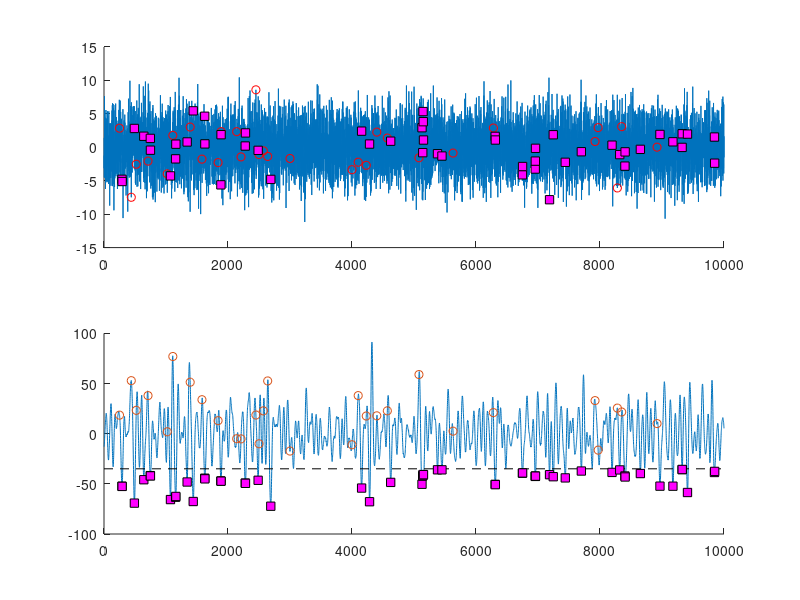
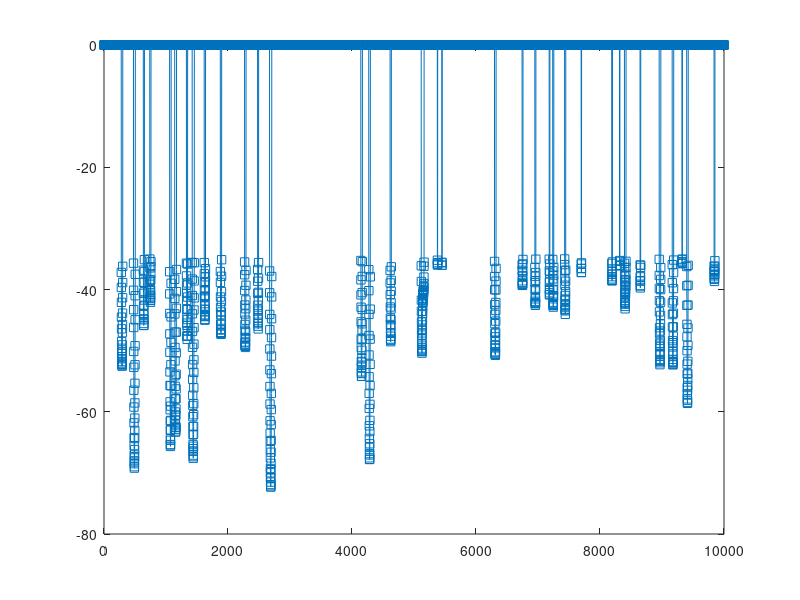
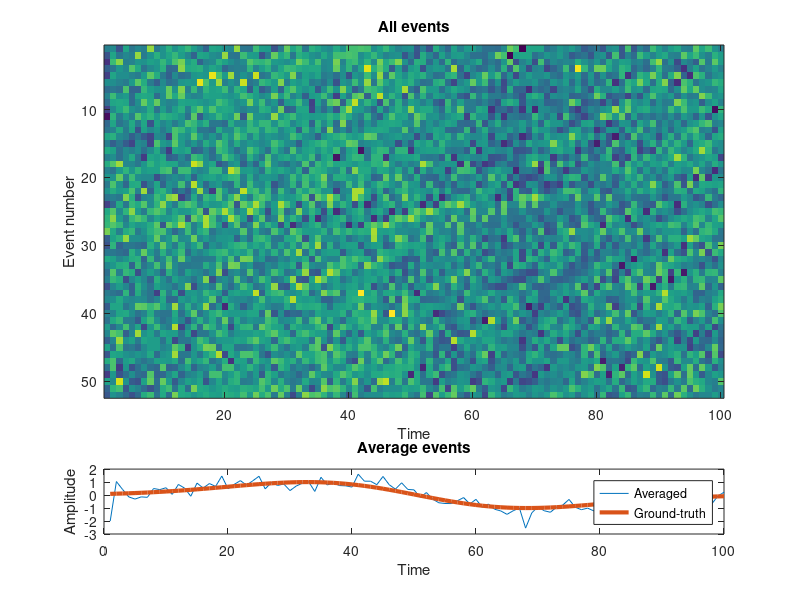

MATLAB code to generate these figures, in order:
%% Feature detection
% Wavelet convolution for feature extraction
%% Simulate data 
% Total number of time points
N = 10000;

% Create event (derivative of Gaussian)
k = 100; % duration of event in time points
event = diff(exp( -linspace(-2,2,k+1).^2 ));
event = event./max(event); % normalize to max=1

% Event onset times
Nevents = 30;
onsettimes = randperm(N/10-k);
onsettimes = onsettimes(1:Nevents)*10;

% Put event into data
data = zeros(1,N);
for ei=1:Nevents
    data(onsettimes(ei):onsettimes(ei)+k-1) = event;
end

% Add noise
data = data + 3*randn(size(data));

% Plot data
figure(1), clf
subplot(211), hold on
plot(data)
plot(onsettimes,data(onsettimes),'ro')

%% Convolve with event (as template)
% Convolution
convres = conv(data,event,'same');

% Plot the convolution result and ground-truth event onsets
subplot(212), hold on
plot(convres)
plot(onsettimes,convres(onsettimes),'o')

%% Find a threshold
% Histogram of all data values
figure(2), clf
hist(convres,N/20)

% Pick a threshold based on histogram and visual inspection
thresh = -35;

% Plot the threshold
figure(1)
subplot(212)
plot(get(gca,'xlim'),[1 1]*thresh,'k--')

% Find local minima
thresh_ts = convres;
thresh_ts(thresh_ts>thresh) = 0;

% Let's see what it looks like...
figure(2), clf
plot(thresh_ts,'s-')

% Find local minima
localmin = find(diff(sign(diff( thresh_ts )))>0)+1;

% Plot local minima on top of the plot
figure(1)
% Original data
subplot(211), plot(localmin,data(localmin),'ks','markerfacecolor','m')

% Convolution result
subplot(212), plot(localmin,convres(localmin),'ks','markerfacecolor','m')

%% Extract time series for windowing
% Remove local minima that are too close to the edges
localmin(localmin<round(k/2)) = [];
localmin(localmin>N-round(k/2)) = [];

% Initialize data matrix
datamatrix = zeros(length(localmin),k);

% Enter data snippets into matrix
for ei=1:length(localmin)
    datamatrix(ei,:) = data(localmin(ei)-round(k/2):localmin(ei)+round(k/2)-1);
end

% Show all snippets
figure(3), clf
subplot(4,1,1:3)
imagesc(datamatrix)
xlabel('Time'), ylabel('Event number')
title('All events')

% Snippet average against ground truth
subplot(414)
plot(1:k,mean(datamatrix), 1:k,event,'linew',3)
xlabel('Time'), ylabel('Amplitude')
legend({'Averaged';'Ground-truth'})
title('Average events')

%% end.